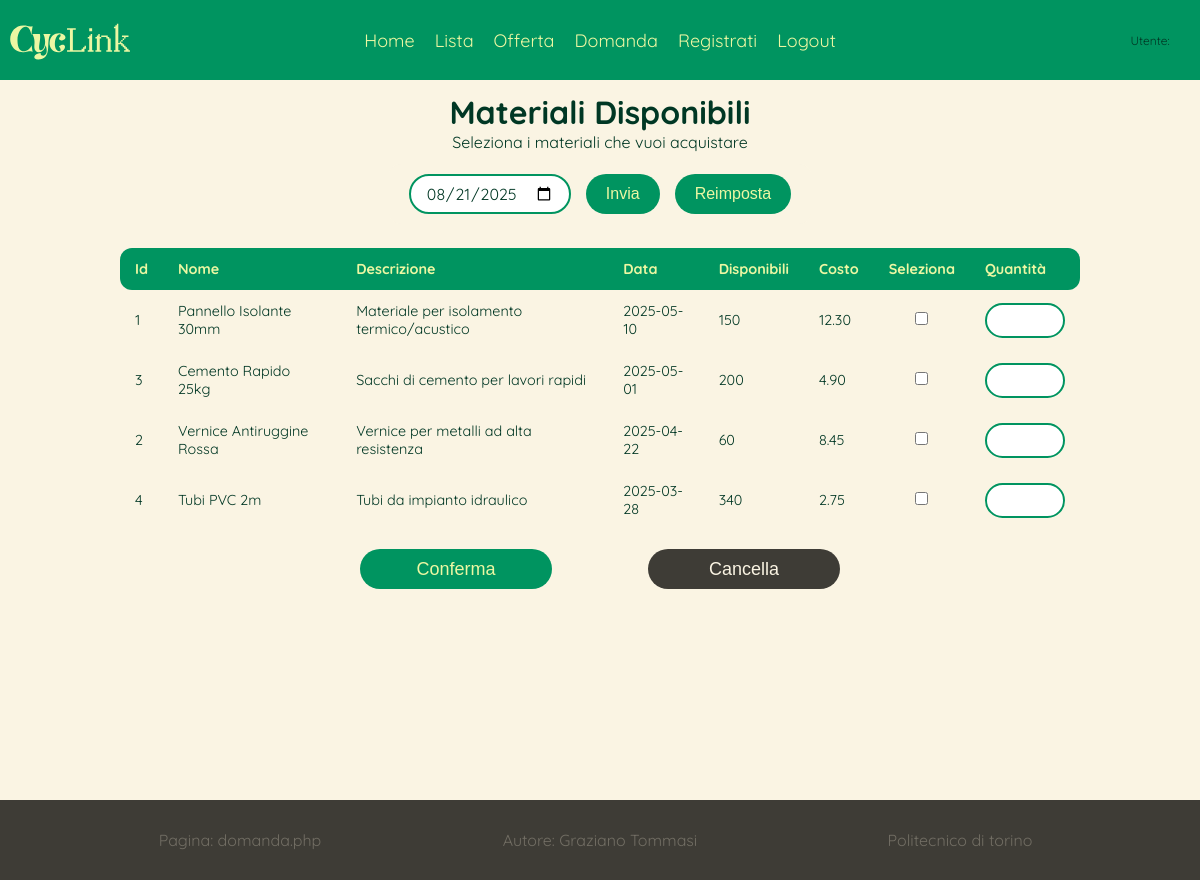
The app's page /php/domanda.php (signed in) with its own data.
### tables this page shows
CREATE TABLE IF NOT EXISTS MATERIALI (
    ID INT AUTO_INCREMENT PRIMARY KEY,
    NOME VARCHAR(40) NOT NULL CHECK (CHAR_LENGTH(NOME) BETWEEN 10 AND 40),
    DESCRIZIONE VARCHAR(250),
    DATA DATE NOT NULL,
    QUANTITA INT NOT NULL,
    COSTO DECIMAL(10,2) NOT NULL,
    ID_UTENTE INT NOT NULL,
    FOREIGN KEY (ID_UTENTE) REFERENCES UTENTI(ID)
);

### php/domanda.php (the view, shortened to what this page needs)
<?php
if (isset($_SESSION['filtro_data'])) {
    $data = $_SESSION['filtro_data'];
} else {
    $data = '0001-01-01';
}
$tabella = [];
$con = connettiDB("modificatore");
$stmt = mysqli_prepare($con, "SELECT ID,NOME,DESCRIZIONE,DATA,QUANTITA,COSTO FROM MATERIALI WHERE DATA > ? ORDER BY data DESC");
mysqli_stmt_bind_param($stmt, "s", $data);
if (!mysqli_stmt_execute($stmt)) {
    $_SESSION['error_message'] = "Si è verificato un errore, riprovare";
    mysqli_stmt_close($stmt);
    header('Location: errore.php');
    exit;
}
mysqli_stmt_bind_result($stmt, $id,$nome,$descrizione,$data,$quantita,$costo);
while(mysqli_stmt_fetch($stmt)){
    $tabella[] = [$id,$nome,$descrizione,$data,$quantita,$costo];
}
?>
<!DOCTYPE html>
<html lang="it">
<head>
    <link rel="stylesheet" href="../css/style.css">
</head>
<body>
    <div class="header-box">
        <?php include("header.php") ?>
    </div>
    <main class="domanda">
        <div class="domanda-header">
            <h1>Materiali Disponibili</h1>
            <p>Seleziona i materiali che vuoi acquistare</p>
        </div>
        <div class="filtro-data">
            <form id="filtro-data" action="domanda.php" method="post"
            onsubmit="return validateFiltro()">
                <input type="date" id="filtro" name="filtro"
                    min="1980-01-01" max=<?php echo date("Y-m-d") ;?>
                    value=<?php echo date("Y-m-d") ;?>>
                <input type="submit" name="bottone_filtro" value="Invia">
                <input type="submit" name="bottone_filtro" value="Reimposta">
            </form>
        </div>
        <div class="lista-materiali">
            <form id="acquista" action="domanda.php" method="post"
            onsubmit="return validateAcquisto()">
                <table>
                    <thead>
                        <tr>
                        <th>Id</th>
                        <th>Nome</th>
                        <th>Descrizione</th>
                        <th>Data</th>
                        <th>Disponibili</th>
                        <th>Costo</th>
                        <th>Seleziona</th>
                        <th>Quantità</th>
                    </tr>
                    </thead>
                    <tbody>
                        <?php
                            for($i=0;$i<count($tabella);$i++){
                                $id   = (int)$tabella[$i][0];
                                $maxQ = (int)$tabella[$i][4];
                                $valq = "";
                                $checked = "";
                                echo '<tr>';
                                echo '<td>' . $id . '</td>';
                                echo '<td>' . $tabella[$i][1] . '</td>';
                                echo '<td>' . $tabella[$i][2] . '</td>';
                                echo '<td>' . $tabella[$i][3] . '</td>';
                                echo '<td>' . $tabella[$i][4] . '</td>';
                                echo '<td>' . $tabella[$i][5] . '</td>';
                                echo '<td class="cella-checkbox"><input type="checkbox" name="seleziona[]" id="seleziona-' . $id . '" value="' . $id . '" ' . $checked . '></td>';
                                echo '<td><input type="number" name="quantita[' . $id . ']" id="quantita-' . $id . '" min="1" max="' . $maxQ . '" step="1" value="' . $valq . '"></td>';
                            }
                        ?>
                    </tbody>
                </table>
                <div class="bottoni-domanda">
                    <button type="submit" name="Conferma">Conferma</button>
                    <button type="reset" name="cancella">Cancella</button>
                </div>
            </form>
        </div>
    </main>
    <div class="footer-box">
        <?php include("footer.php"); ?>
    </div>
</body>
</html>

### css/style.css (style rules this page uses)
* { margin: 0; padding: 0; box-sizing: border-box; }
body { background-color: #faf4e3; font-family: 'Quicksand', sans-serif; display: flex; flex-direction: column; justify-content: flex-start; align-items: stretch; min-height: 110vh; min-width: 320px; margin: 0px 0px; max-width: 100%; overflow-x: hidden; }
html { overflow-x: hidden; }
.header-box { height: 10vh; width: 100%; position: relative; top: 0; left: 0; right: 0; z-index: 1000; }
.footer-box { width: 100%; height: 10vh; left: 0; right: 0; }
table { width: 100%; border-collapse: separate; border-spacing: 0; user-select: none; overflow: hidden; }
thead { background-color: #009460; color: #ECF7A3; text-align: left; font-weight: bold; table-layout: fixed; }
tbody tr td:first-child { border-top-left-radius: 12px; border-bottom-left-radius: 12px; }
tbody tr td:last-child { border-top-right-radius: 12px; border-bottom-right-radius: 12px; }
thead th:first-child { border-top-left-radius: 12px; border-bottom-left-radius: 12px; }
thead th:last-child { border-top-right-radius: 12px; border-bottom-right-radius: 12px; }
th,td { padding: 12px 15px; word-wrap: break-word; white-space: normal; }
tbody tr { border-bottom: 1px solid #FFE7A5; color: #003724; transition: background-color 0.5s; }
tbody tr:last-of-type { border-bottom: 2px solid #009460; }
.domanda { width: 100%; min-height: 90vh; flex: 1; display: flex; flex-direction: column; justify-content: flex-start; align-items: center; }
.domanda-header { width: 100%; display: flex; flex-direction: column; justify-content: flex-start; align-items: center; margin-top: 1%; color: #003724; }
.domanda-header h1 { font-size: bold; }
.filtro-data { margin-top: 1%; width: 100%; display: flex; flex-direction: column; justify-content: center; align-items: center; }
#filtro-data { display: flex; align-items: center; justify-content: center; gap: 15px; padding: 10px 20px; background-color: #faf4e3; border-radius: 12px; }
#filtro-data input[type="date"] { height: 40px; padding: 0 15px; border: 2px solid #009460; border-radius: 999px; background-color: #fff; color: #003724; font-family: inherit; font-size: 16px; outline: none; transition: all 0.2s ease-in-out; }
#filtro-data input[type="submit"], #filtro-data input[type="reset"] { height: 40px; padding: 0 20px; border: none; outline: none; border-radius: 999px; font-size: 16px; cursor: pointer; transition: background-color 0.2s ease; color: #ECF7A3; }
#filtro-data input[type="submit"] { background-color: #009460; }
.lista-materiali { width: 100%; display: flex; flex-direction: column; justify-content: flex-start; align-items: center; margin-top: 2%; margin-bottom: 5%; padding: 0 10%; font-size: 0.9em; min-width: 400px; }
.lista-materiali form { width: 100%; }
.cella-checkbox { text-align: center; vertical-align: middle; }
td input[type="number"] { width: 80px; height: 35px; padding: 0 10px; border: 2px solid #009460; border-radius: 999px; background-color: #fff; color: #003724; font-family: inherit; font-size: 15px; text-align: center; outline: none; transition: all 0.2s ease-in-out; }
.bottoni-domanda { width: 100%; margin-top: 2%; display: flex; justify-content: center; align-items: center; gap: 10% }
.bottoni-domanda button[type="submit"] { height: 40px; width: 20%; color: #ECF7A3; background-color: #009460; border: none; outline: none; border-radius: 999px; font-size: 18px; cursor: pointer; }
.bottoni-domanda button[type="reset"] { height: 40px; width: 20%; border: none; outline: none; border-radius: 999px; font-size: 18px; background-color: #3E3C36; color: #FAF4E3; cursor: pointer; }

### records on screen
materiali: ID "1", NOME "Pannello Isolante 30mm", DESCRIZIONE "Materiale per isolamento termico/acustico", DATA "2025-05-10", QUANTITA "150", COSTO "12.30"
materiali: ID "3", NOME "Cemento Rapido 25kg", DESCRIZIONE "Sacchi di cemento per lavori rapidi", DATA "2025-05-01", QUANTITA "200", COSTO "4.90"
materiali: ID "2", NOME "Vernice Antiruggine Rossa", DESCRIZIONE "Vernice per metalli ad alta resistenza", DATA "2025-04-22", QUANTITA "60", COSTO "8.45"
materiali: ID "4", NOME "Tubi PVC 2m", DESCRIZIONE "Tubi da impianto idraulico", DATA "2025-03-28", QUANTITA "340", COSTO "2.75"

### other values on screen
basename($_SERVER['PHP_SELF']) "domanda.php"
